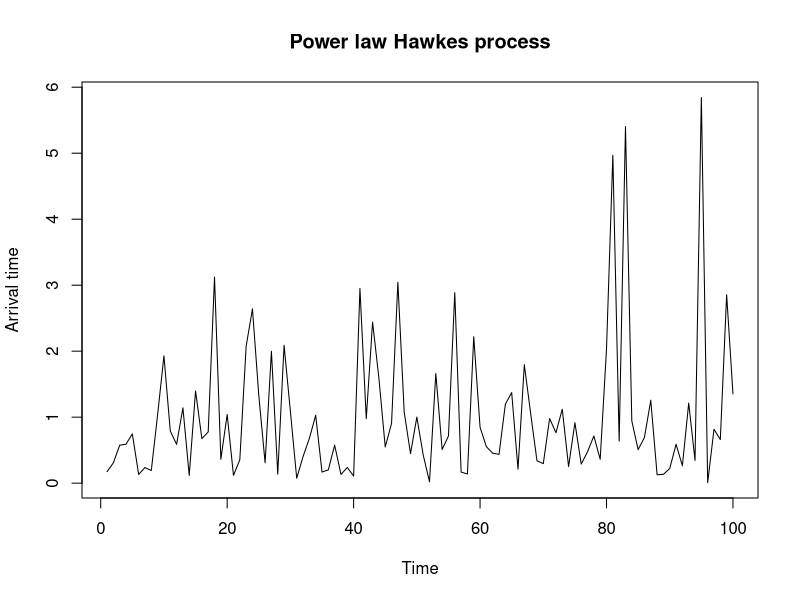

This figure's R source:
# Import necessary libraries
library(matrixStats)

# Define the inverse compensator function
inverse_compensator <- function(T, A, N) {
  # Initialize the array of arrival times
  times <- c()
  
  # Simulate the arrival times
  t <- rexp(1, rate = 1)
  times <- c(times, t)
  for (i in 2:N) {
    t <- rexp(1, rate = 1)
    while (t > T) {
      t <- rexp(1, rate = 1)
    }
    times <- c(times, t)
  }
  
  # Thin out any points that arrive after T
  times <- times[times <= T]
  
  # Return the arrival times
  return(times)
}

# Define the power law Hawkes intensity function
power_hawkes_intensity <- function(t, times, k, c, D) {
  # Calculate the intensity
  intensity <- k * sum(1 / (c + (t - times))^D)
  
  # Return the intensity
  return(intensity)
}

# Simulate a power law Hawkes process with 100 points
times <- inverse_compensator(6, power_hawkes_intensity, 100)

# Plot the arrival times
plot(times, type = "l", xlab = "Time", ylab = "Arrival time", main = "Power law Hawkes process")


